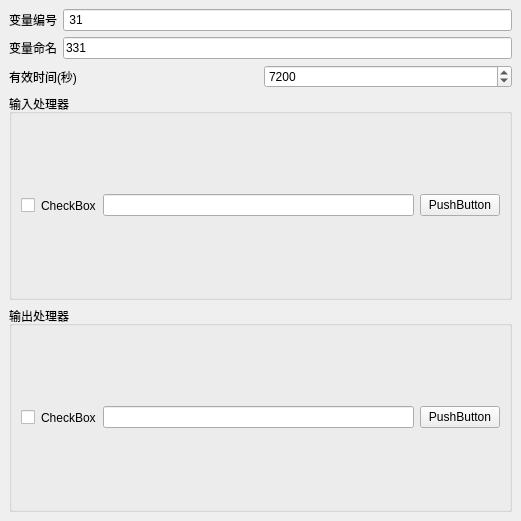
<?xml version="1.0" encoding="UTF-8"?>
<ui version="4.0">
 <class>VEBasic</class>
 <widget class="QWidget" name="VEBasic">
  <property name="geometry">
   <rect>
    <x>0</x>
    <y>0</y>
    <width>521</width>
    <height>521</height>
   </rect>
  </property>
  <property name="windowTitle">
   <string>Form</string>
  </property>
  <layout class="QVBoxLayout" name="verticalLayout">
   <property name="spacing">
    <number>6</number>
   </property>
   <property name="leftMargin">
    <number>9</number>
   </property>
   <property name="topMargin">
    <number>9</number>
   </property>
   <property name="rightMargin">
    <number>9</number>
   </property>
   <property name="bottomMargin">
    <number>9</number>
   </property>
   <item>
    <layout class="QHBoxLayout" name="horizontalLayout">
     <item>
      <widget class="QLabel" name="label">
       <property name="text">
        <string>变量编号</string>
       </property>
      </widget>
     </item>
     <item>
      <widget class="QLineEdit" name="lineEdit">
       <property name="inputMask">
        <string>031</string>
       </property>
      </widget>
     </item>
    </layout>
   </item>
   <item>
    <layout class="QHBoxLayout" name="horizontalLayout_2">
     <item>
      <widget class="QLabel" name="label_2">
       <property name="text">
        <string>变量命名</string>
       </property>
      </widget>
     </item>
     <item>
      <widget class="QLineEdit" name="lineEdit_2">
       <property name="inputMask">
        <string>031</string>
       </property>
       <property name="text">
        <string>331</string>
       </property>
      </widget>
     </item>
    </layout>
   </item>
   <item>
    <layout class="QHBoxLayout" name="horizontalLayout_5">
     <item>
      <widget class="QLabel" name="label_3">
       <property name="text">
        <string>有效时间(秒)</string>
       </property>
      </widget>
     </item>
     <item>
      <widget class="QSpinBox" name="spinBox">
       <property name="maximum">
        <number>15200</number>
       </property>
       <property name="value">
        <number>7200</number>
       </property>
      </widget>
     </item>
    </layout>
   </item>
   <item>
    <widget class="QGroupBox" name="groupBox">
     <property name="styleSheet">
      <string notr="true">border-color: qlineargradient(spread:pad, x1:0, y1:0, x2:1, y2:0, stop:0 rgba(0, 0, 0, 255), stop:1 rgba(255, 255, 255, 255));</string>
     </property>
     <property name="title">
      <string>输入处理器</string>
     </property>
     <layout class="QHBoxLayout" name="horizontalLayout_3">
      <item>
       <widget class="QCheckBox" name="checkBox">
        <property name="text">
         <string>CheckBox</string>
        </property>
       </widget>
      </item>
      <item>
       <widget class="QLineEdit" name="lineEdit_3"/>
      </item>
      <item>
       <widget class="QPushButton" name="pushButton">
        <property name="text">
         <string>PushButton</string>
        </property>
       </widget>
      </item>
     </layout>
    </widget>
   </item>
   <item>
    <widget class="QGroupBox" name="groupBox_2">
     <property name="styleSheet">
      <string notr="true">border-color: qlineargradient(spread:pad, x1:0, y1:0, x2:1, y2:0, stop:0 rgba(0, 0, 0, 255), stop:1 rgba(255, 255, 255, 255));</string>
     </property>
     <property name="title">
      <string>输出处理器</string>
     </property>
     <layout class="QHBoxLayout" name="horizontalLayout_4">
      <item>
       <widget class="QCheckBox" name="checkBox_2">
        <property name="text">
         <string>CheckBox</string>
        </property>
       </widget>
      </item>
      <item>
       <widget class="QLineEdit" name="lineEdit_4"/>
      </item>
      <item>
       <widget class="QPushButton" name="pushButton_2">
        <property name="text">
         <string>PushButton</string>
        </property>
       </widget>
      </item>
     </layout>
    </widget>
   </item>
  </layout>
 </widget>
 <resources/>
 <connections/>
</ui>
